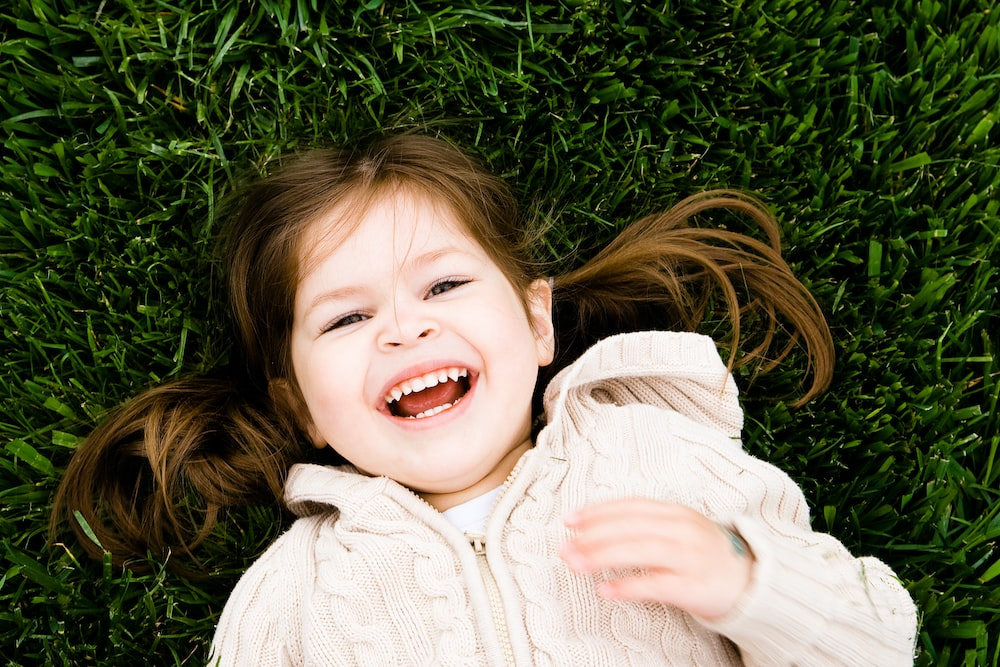
#> input picture image2.jfif, 1000 x 667 px
$ python cartoonify.py
#> lines starting #> are read from the running program, lines starting #| are printed output that depends on the picture; after the words box and inside, x2 and y2 are one past the last pixel; in counts of white or black regions, pixels touching at a corner belong together
'''workflow
1. load the image
2. create a mask
3. Reduction of noice
4. Reduce the color palette
5. Combine edge mask and color palette'''

import cv2
import numpy as np
import matplotlib.pyplot as plt

#load the image
def read(filename):
#> called with filename = 'image2.jfif'
    img=cv2.imread(filename)
#> img is the input picture: shape (667, 1000, 3); mean B, G, R 70.5, 94, 94.2
    img=cv2.cvtColor(img,cv2.COLOR_BGR2RGB)
    plt.imshow(img)
    plt.show()
    return img

#add image to the existing folder

filename="image2.jfif"
img=read(filename)
org_image=np.copy(img)

#create edge mask
#input= input image, output= edges of the image
def edge_mask(img,line_size,blur_value):
#> called with line_size = 7, blur_value = 3
    gray=cv2.cvtColor(img,cv2.COLOR_RGB2GRAY) #turning the image from rgb to gray
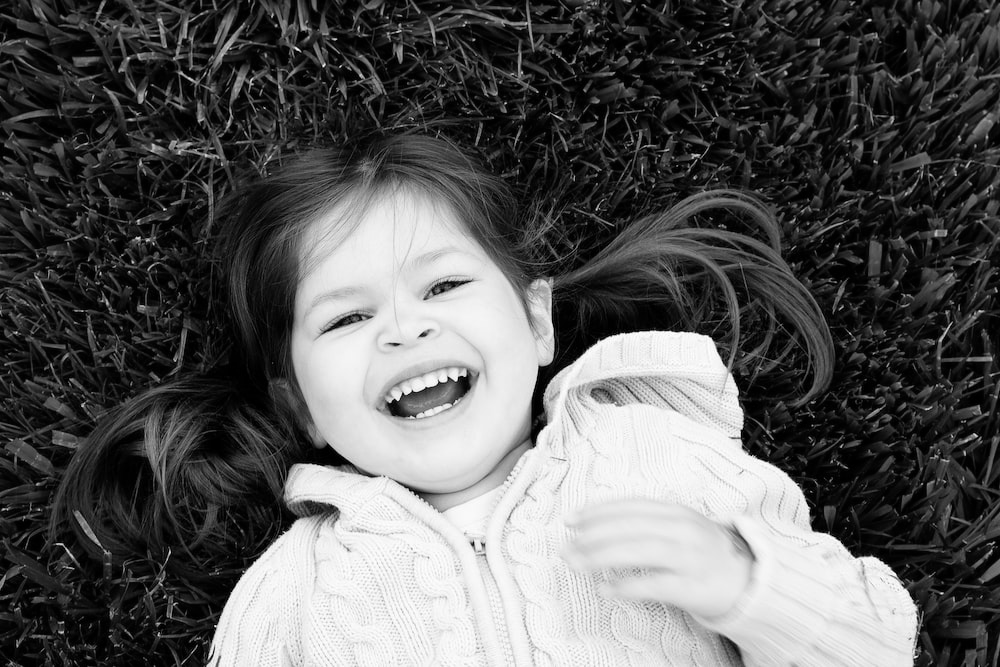
#> gray: shape (667, 1000); min 0, max 255, mean 91.4
    gray_blur=cv2.medianBlur(gray,blur_value)
    edges=cv2.adaptiveThreshold(gray_blur, 300, cv2.ADAPTIVE_THRESH_MEAN_C, cv2.THRESH_BINARY, line_size, blur_value)
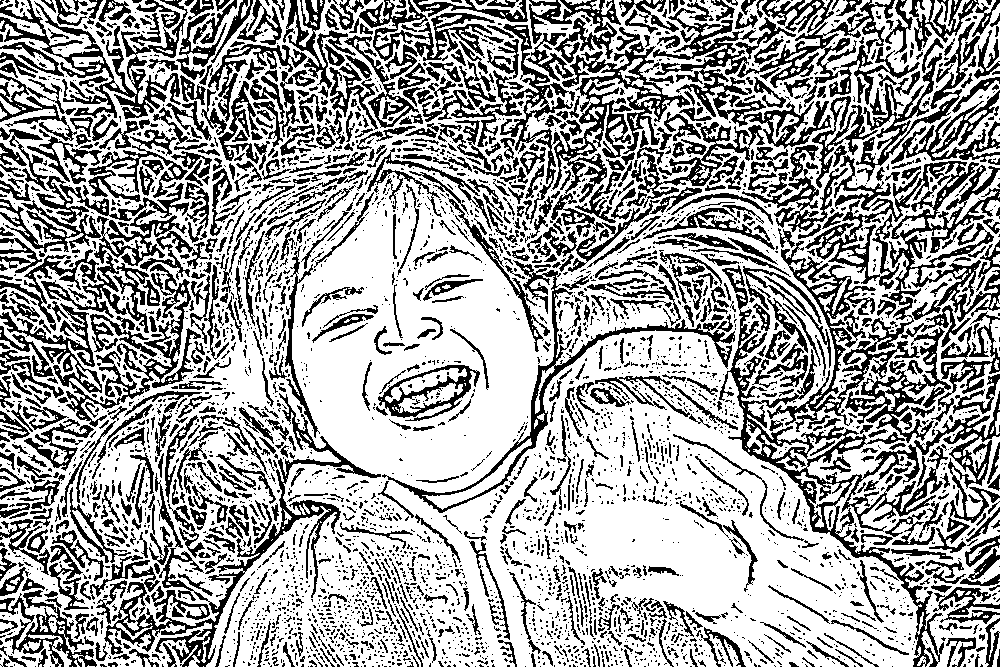
#> edges: shape (667, 1000); 64.3% white; 4155 black regions (3103 under 20 px), largest, box (x1, y1, x2, y2) and area: (767, 155, 1000, 432) 15000, (719, 265, 1000, 667) 12394, (653, 0, 920, 149) 8475
    return edges

line_size=7
blur_value=3
edges=edge_mask(img,line_size,blur_value)
plt.imshow(edges,cmap="gray")
plt.show()

#reducing the color palette....continue frm 11:40
def color_quantization(img,k): #k refers to the number of colors that we want
      #transform the image
#> called with k = 11
      data=np.float32(img).reshape((-1,3))
      #determine criteria
      criteria=(cv2.TERM_CRITERIA_EPS+ cv2.TERM_CRITERIA_MAX_ITER, 20,0.001)
      #implementing K-means
      ret,label,center=cv2.kmeans(data, k, None, criteria,10,cv2.KMEANS_RANDOM_CENTERS)
#> ret = 173625719; center = [[218.9, 176.6, 153.8], [4.02, 10.55, 1.19], [100.3, 125, 60.7], [22.67, 34.08, 4.68], [170.4, 129.7, 91.57], [38.96, 63.78, 9.23], [64.86, 94.71, 21.36], [246.5, 237.4, 232.4], [240, 213.2, 201.4], [70, 50.14, 18.53], [114.5, 81.38, 41.1]]
      center=np.uint8(center)
#> center = [[218, 176, 153], [4, 10, 1], [100, 125, 60], [22, 34, 4], [170, 129, 91], [38, 63, 9], [64, 94, 21], [246, 237, 232], [240, 213, 201], [69, 50, 18], [114, 81, 41]]
      result=center[label.flatten()]
      result=result.reshape(img.shape)
      return result

img=color_quantization(img, k=11)


#reduce the noise
blurred=cv2.bilateralFilter(img, d=3,sigmaColor=200,sigmaSpace=200) #d is the diameter of each pixel
plt.imshow(blurred)
plt.show()

#combine edge mask with the quantized image
def cartoon():
    c=cv2.bitwise_and(blurred,blurred,mask=edges)
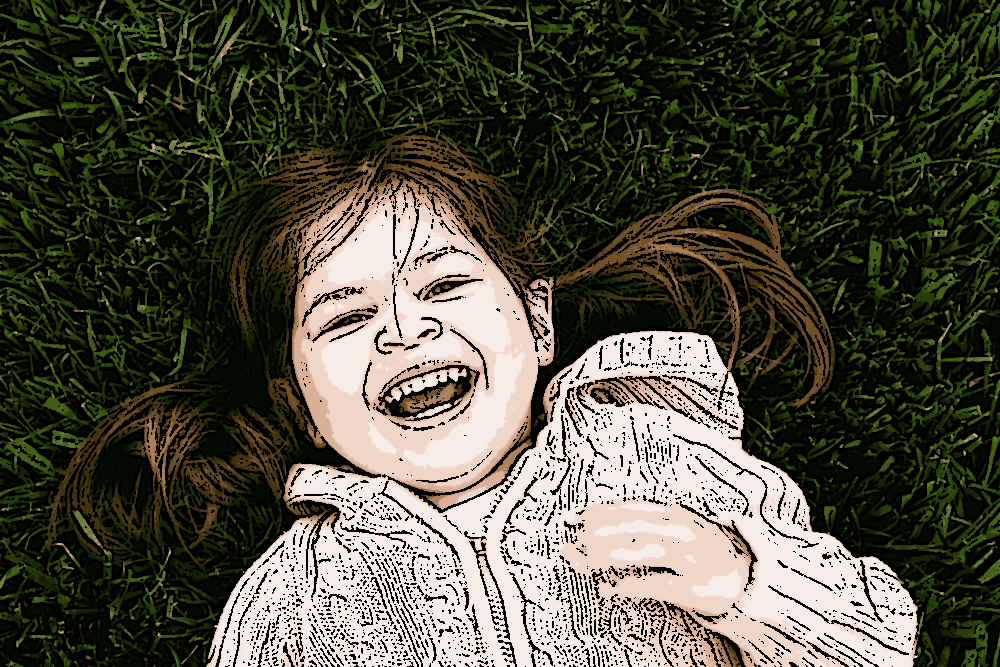
#> c: shape (667, 1000, 3); mean R, G, B 77.2, 76.2, 59.8
    plt.imshow(c)
    plt.title("Carttonified image")
    plt.show()

    plt.imshow(org_image)
    plt.title("Original Image")
    plt.show()

cartoon()
